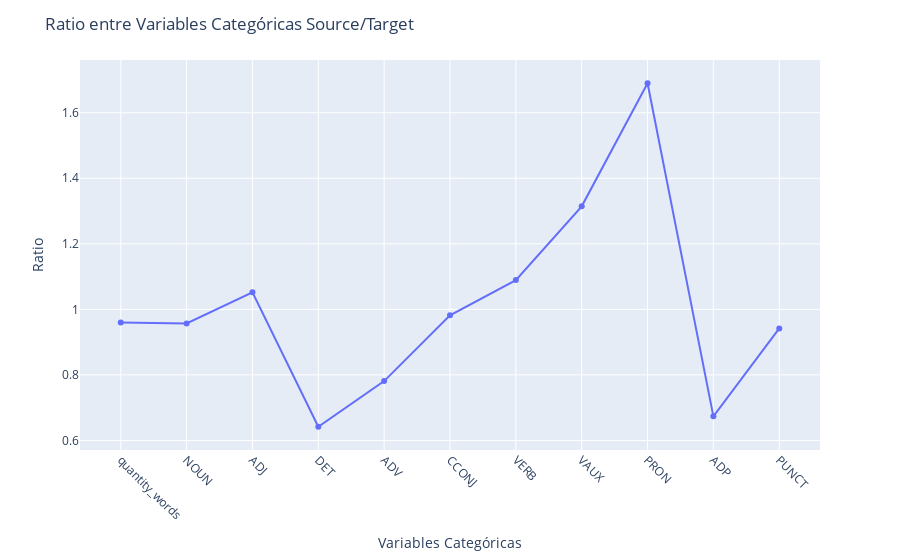

Notebook code for this chart:
### Markdown cell above
**Observaciones**<br><br>
Al calcular el ratio de aparición de las categorías gramaticales en el source y target de acuerdo al conjunto de datos obtenido nos podemos dar cuenta que:
- Hay más palabras en la traducción al español que en el source: Un 96% más de palabras en el target que en el source
- Hay más sustantivos en la traducción al español que en el source: Un 95% más de sustantivos en el target que en el source
- Hay más adjetivos en las frases en inglés que en el target: un 5% más de adjetivos en el source que en el target
- Hay más determinantes en las frases en target que en el source: un 64% más de determinantes en el target que en el source

En resumen podemos decir que las frases en inglés son más cortas que las traducciones al español, de acuerdo al conjunto de datos obtenidos. <br><br>
*En general existe diferencias entre ambos idiomas.*

### Code cell
import plotly.express as py
# Crear un dataframe de pandas con los datos
df_ratio = pd.DataFrame(list_ratio, columns=['Variables categóricas', 'T_Source', 'T_Target', 'Ratio'])

# Crear el gráfico de línea con Plotly
fig = py.line(df_ratio, x='Variables categóricas', y='Ratio', markers=True)
fig.update_xaxes(tickangle=45)  # Rotar los nombres de las partes del discurso en el eje x
fig.update_layout(title='Ratio entre Variables Categóricas Source/Target',
                  xaxis_title='Variables Categóricas',
                  yaxis_title='Ratio')
fig.show()

### Figure 1 — Plotly figure (JSON) as saved in the notebook; plotly's stock layout.template omitted (floating-point values rounded to 4 significant figures)
{"data": [{"hovertemplate": "Variables categóricas=%{x}<br>Ratio=%{y}<extra></extra>", "legendgroup": "", "line": {"color": "#636efa", "dash": "solid"}, "marker": {"symbol": "circle"}, "mode": "lines+markers", "name": "", "orientation": "v", "showlegend": false, "type": "scatter", "x": ["quantity_words", "NOUN", "ADJ", "DET", "ADV", "CCONJ", "VERB", "VAUX", "PRON", "ADP", "PUNCT"], "xaxis": "x", "y": [0.9603, 0.9573, 1.052, 0.6419, 0.7812, 0.9817, 1.089, 1.315, 1.69, 0.6736, 0.9419], "yaxis": "y"}], "layout": {"legend": {"tracegroupgap": 0}, "margin": {"t": 60}, "title": {"text": "Ratio entre Variables Categóricas Source/Target"}, "xaxis": {"anchor": "y", "domain": [0, 1], "tickangle": 45, "title": {"text": "Variables Categóricas"}}, "yaxis": {"anchor": "x", "domain": [0, 1], "title": {"text": "Ratio"}}}}
